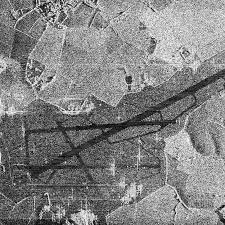
#> input picture dz3/sar_3.jpg, 225 x 225 px
$ jupyter execute dz3.ipynb
#> lines starting #> are read from the running program, lines starting #| are printed output that depends on the picture; after the words box and inside, x2 and y2 are one past the last pixel; in counts of white or black regions, pixels touching at a corner belong together
[cell 1]
import numpy as np
import cv2
import matplotlib.pyplot as plt

[cell 2]
image = cv2.imread("sar_3.jpg")
#> image is the input picture: shape (225, 225, 3); min 0, max 255, mean 130.6
image_gray = cv2.cvtColor(image, cv2.COLOR_BGR2GRAY)
image_rgb = cv2.cvtColor(image, cv2.COLOR_BGR2RGB)

blur = cv2.GaussianBlur(image_gray, (5, 5), 0)
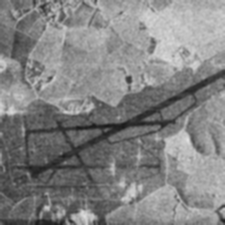
#> blur: shape (225, 225); min 26, max 225, mean 130.6
canny = cv2.Canny(blur, 100, 200)
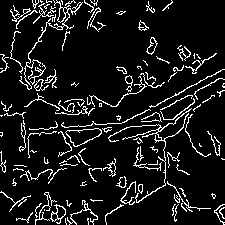
#> canny: shape (225, 225); 9.8% white in thin lines or dots

lines = cv2.HoughLines(canny, 1, np.pi / 180, threshold=100)
#> lines = [[172, 1.08], [165, 1.08]]

image_line = np.copy(image_rgb)
longest_line_points = None
max_length = 0

if lines is not None:
    for line in lines:
        rho, theta = line[0]
        a = np.cos(theta)
        b = np.sin(theta)
        x0 = a * rho
        y0 = b * rho
        pt1 = (int(x0 + 1000 * (-b)), int(y0 + 1000 * (a)))
        pt2 = (int(x0 - 1000 * (-b)), int(y0 - 1000 * (a)))
        longest_line_points = (pt1, pt2)
        max_length = np.sqrt((pt1[0] - pt2[0])**2 + (pt1[1] - pt2[1])**2)
#> this loop made 2 passes
#> (rho, theta, a, b, x0, y0, longest_line_points, max_length) on passes 1 to 2: (172, 1.08, 0.469, 0.883, 80.75, 151.9, ((-802, 621), (963, -317)), 1998.8), (165, 1.08, 0.469, 0.883, 77.46, 145.7, ((-805, 615), (960, -323)), 1998.8)


if longest_line_points:
    cv2.line(image_line, longest_line_points[0], longest_line_points[1], (255, 0, 0), 7, cv2.LINE_AA)
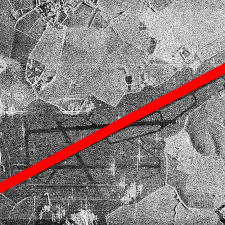
#> image_line: shape (225, 225, 3); 5.36% of pixels changed, all inside (x1, y1, x2, y2) = (0, 62, 225, 194)
    print(f'Найдена линия. Длина отрисованного сегмента: {max_length:.2f}')
#| Найдена линия. Длина отрисованного сегмента: 1998.77
else:
    print("Линий не обнаружено")

plt.figure(figsize=(12, 6))
plt.suptitle('Задача 1: Поиск наиболее протяженного участка', fontsize=16)

plt.subplot(1, 2, 1)
plt.title('Оригинальное изображение')
plt.imshow(image_rgb)
plt.axis('off')

plt.subplot(1, 2, 2)
plt.title("Наиболее протяженный участок дороги")
plt.imshow(image_line)
plt.axis('off')

plt.show()
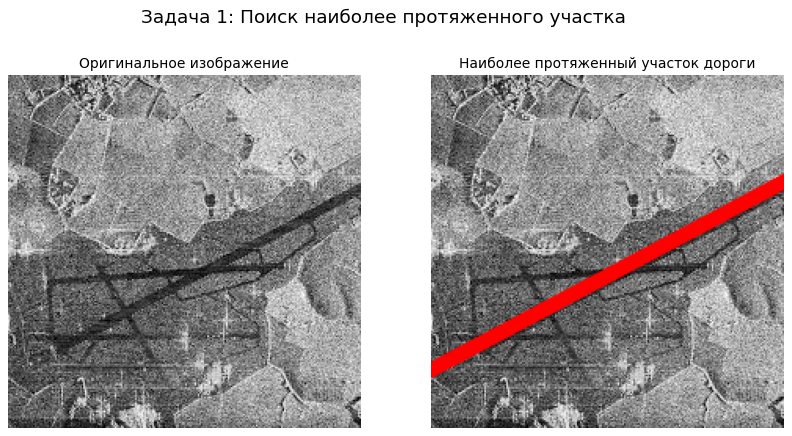
#> figure drawn by matplotlib, 2 panels

[cell 3]
_, bin_simple = cv2.threshold(image_gray, 127, 255, cv2.THRESH_BINARY)
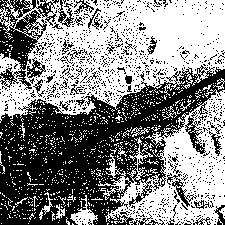
#> bin_simple: shape (225, 225); 52.9% white; 1053 black regions (1015 under 20 px), largest, box (x1, y1, x2, y2) and area: (0, 65, 225, 225) 17086, (0, 0, 59, 90) 2129, (185, 110, 207, 154) 310

_, bin_otsu = cv2.threshold(image_gray, 0, 255, cv2.THRESH_BINARY + cv2.THRESH_OTSU)
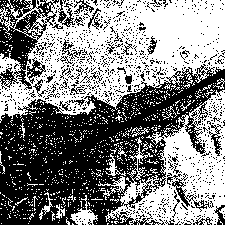
#> bin_otsu: shape (225, 225); 51.4% white; 1013 black regions (974 under 20 px), largest, box (x1, y1, x2, y2) and area: (0, 64, 225, 225) 17840, (0, 0, 59, 90) 2187, (167, 173, 214, 212) 328

bin_adaptive = cv2.adaptiveThreshold(image_gray, 255, cv2.ADAPTIVE_THRESH_GAUSSIAN_C,
                                     cv2.THRESH_BINARY, 71, 21)
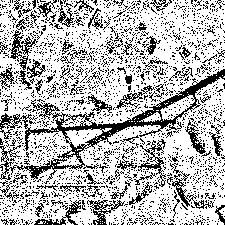
#> bin_adaptive: shape (225, 225); 71.7% white; black in thin lines or dots

plt.figure(figsize=(15, 10))

plt.subplot(2, 2, 1)
plt.title('Оригинал (оттенки серого)')
plt.imshow(image_gray, cmap='gray')
plt.axis('off')

plt.subplot(2, 2, 2)
plt.title('Простая бинаризация (T=127)')
plt.imshow(bin_simple, cmap='gray')
plt.axis('off')

plt.subplot(2, 2, 3)
plt.title('Бинаризация Отсу')
plt.imshow(bin_otsu, cmap='gray')
plt.axis('off')

plt.subplot(2, 2, 4)
plt.title('Адаптивная бинаризация')
plt.imshow(bin_adaptive, cmap='gray')
plt.axis('off')

plt.tight_layout(rect=[0, 0, 1, 0.96])
plt.show()

$ run again, with dz3/sar_0.jpg copied over dz3/sar_3.jpg
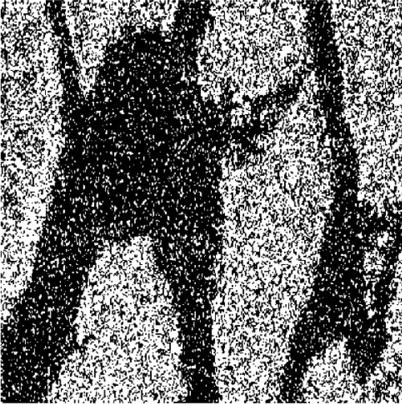
#> input picture dz3/sar_0.jpg, 402 x 404 px
#> image is the input picture: shape (404, 402, 3); min 0, max 255, mean 108.3
#> `canny = cv2.Canny(blur, 100, 200)`:
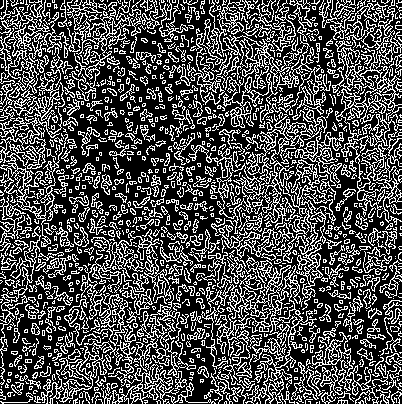
#> canny: shape (404, 402); 30.8% white in thin lines or dots
#> the loop `for line in lines:` made 11246 passes
#> (rho, theta, a, b, x0, y0, longest_line_points, max_length) on passes 1 to 3: (296, 0.785, 0.707, 0.707, 209.3, 209.3, ((-497, 916), (916, -497)), 1998.3), (284, 0.785, 0.707, 0.707, 200.8, 200.8, ((-506, 907), (907, -506)), 1998.3), (310, 0.785, 0.707, 0.707, 219.2, 219.2, ((-487, 926), (926, -487)), 1998.3)
#> image_line: shape (404, 402, 3); 2.11% of pixels changed, all inside (x1, y1, x2, y2) = (282, 0, 402, 309)
#| Найдена линия. Длина отрисованного сегмента: 1998.65
#> bin_simple: shape (404, 402); 41.6% white; 1813 white regions (1761 under 20 px), largest, box (x1, y1, x2, y2) and area: (0, 0, 402, 404) 41180, (330, 0, 402, 218) 7152, (195, 0, 310, 128) 6321
#> bin_otsu: shape (404, 402); 42.8% white; 1833 white regions (1780 under 20 px), largest, box (x1, y1, x2, y2) and area: (0, 0, 402, 404) 42448, (327, 0, 402, 218) 7319, (195, 0, 310, 128) 6465
#> `bin_adaptive = cv2.adaptiveThreshold(image_gray, 255, cv2.ADAPTIVE_THR..`:
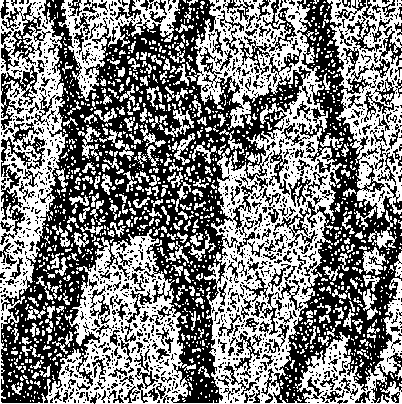
#> bin_adaptive: shape (404, 402); 49.6% white; 1383 white regions (1157 under 20 px), largest, box (x1, y1, x2, y2) and area: (0, 0, 402, 404) 49619, (327, 0, 402, 219) 7434, (58, 0, 180, 101) 3705

$ run again, with dz3/sar_2.jpg copied over dz3/sar_3.jpg
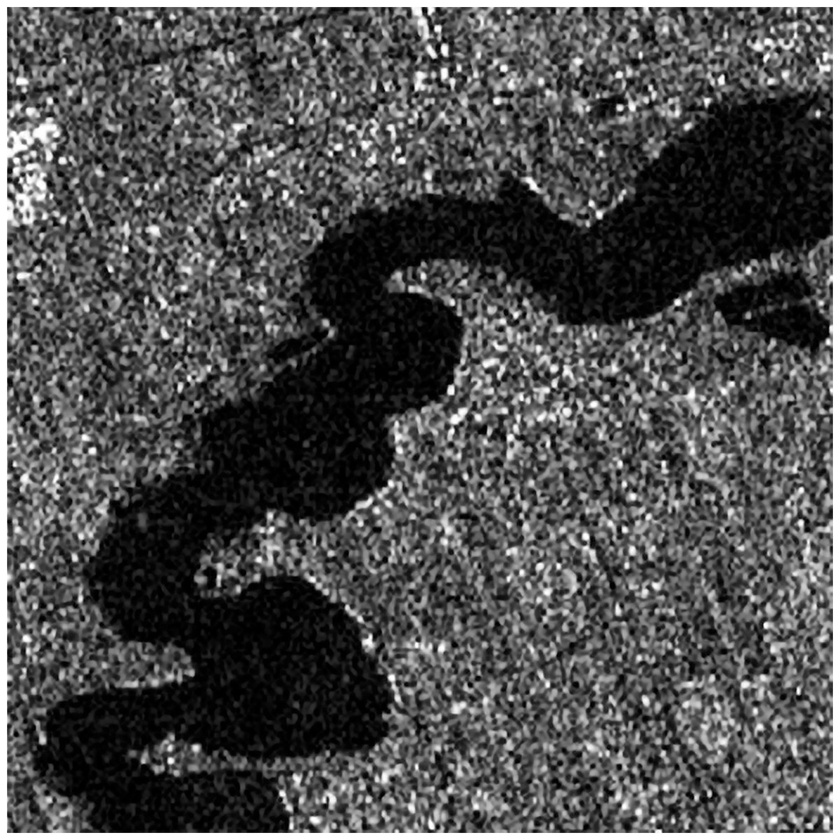
#> input picture dz3/sar_2.jpg, 840 x 840 px, shrunk from 1200 x 1199 before the run
#> image is the input picture: shape (840, 840, 3); min 0, max 255, mean 78.8
#> `canny = cv2.Canny(blur, 100, 200)`:
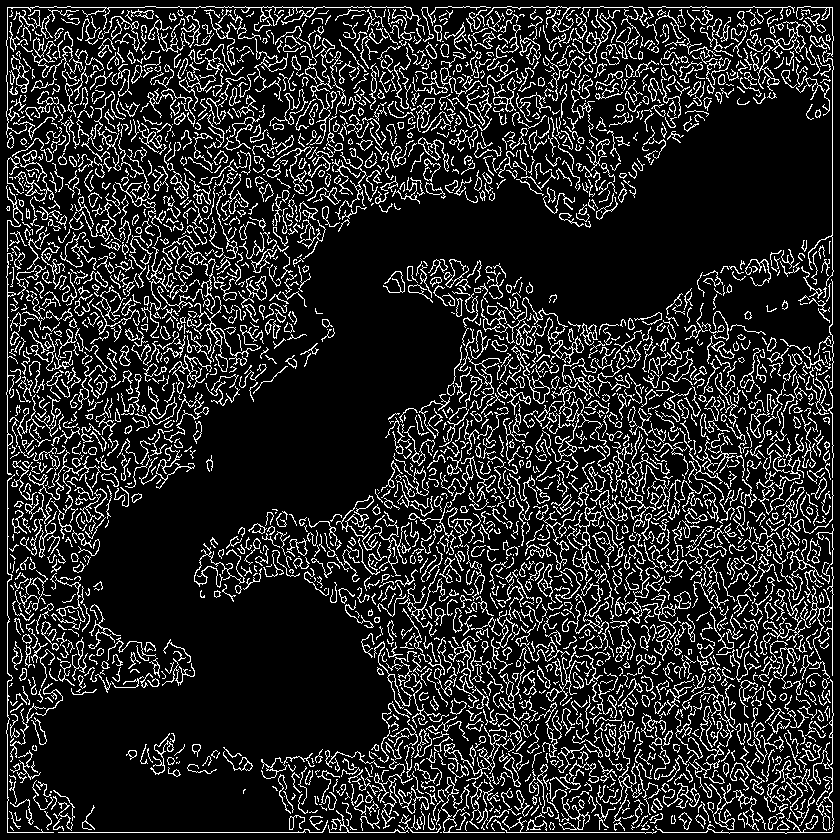
#> canny: shape (840, 840); 15.7% white in thin lines or dots
#> the loop `for line in lines:` made 20270 passes
#> (rho, theta, a, b, x0, y0, longest_line_points, max_length) on passes 1 to 3: (832, 1.57, -4.37e-08, 1, -3.64e-05, 832, ((-1000, 831), (999, 832)), 1999), (832, 0, 1, 0, 832, 0, ((832, 1000), (832, -1000)), 2000), (7, 0, 1, 0, 7, 0, ((7, 1000), (7, -1000)), 2000)
#> image_line: shape (840, 840, 3); 1.31% of pixels changed, all inside (x1, y1, x2, y2) = (255, 0, 282, 840)
#| Найдена линия. Длина отрисованного сегмента: 1999.31
#> bin_simple: shape (840, 840); 19.1% white; 2174 white regions (1029 under 20 px), largest, box (x1, y1, x2, y2) and area: (0, 0, 840, 840) 34835, (747, 21, 804, 64) 755, (13, 447, 65, 500) 729
#> bin_otsu: shape (840, 840); 35.9% white; 1119 white regions (497 under 20 px), largest, box (x1, y1, x2, y2) and area: (0, 0, 840, 840) 160386, (191, 26, 330, 150) 5573, (131, 173, 252, 322) 4950
#> `bin_adaptive = cv2.adaptiveThreshold(image_gray, 255, cv2.ADAPTIVE_THR..`:
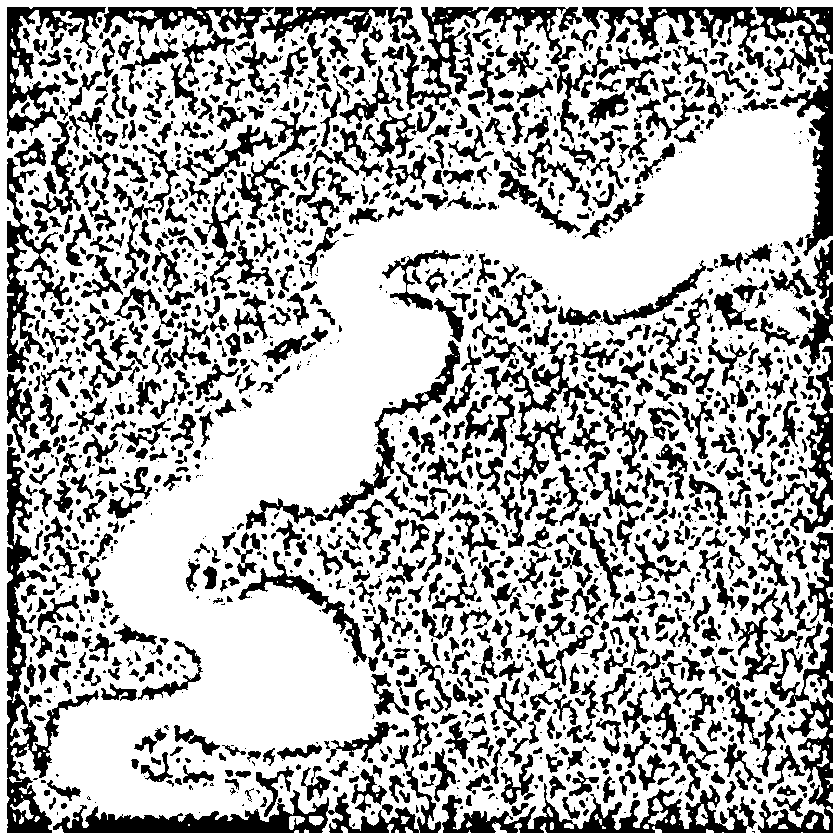
#> bin_adaptive: shape (840, 840); 69.4% white; 1934 black regions (776 under 20 px), largest, box (x1, y1, x2, y2) and area: (582, 7, 833, 256) 8797, (7, 447, 99, 833) 6978, (53, 766, 441, 833) 6470
